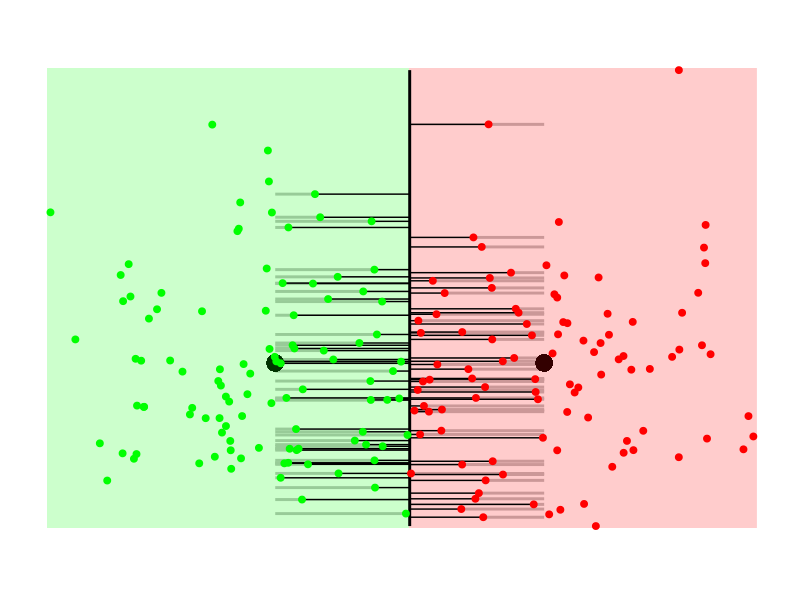
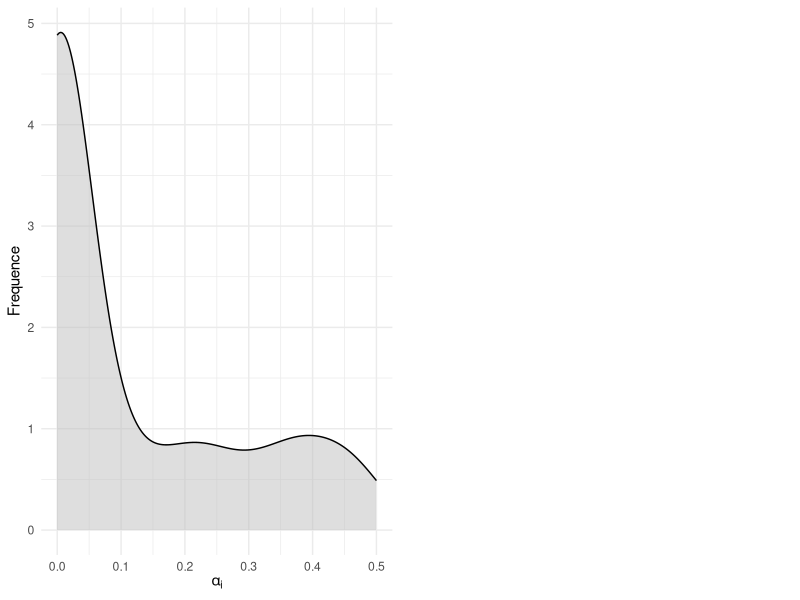

Recreate these plots in R, in order.
## ---- chunk 1
knitr::opts_chunk$set(echo = TRUE)
## ---- chunk 2
library(MASS)
library(ggplot2)
set.seed(0)

# Définir les paramètres de simulation
simulate_data <- function(n, prob, mu0, Sigma0, mu1, Sigma1) {
  y <- sample(c(0, 1), n, replace = TRUE, prob = prob)
  nk <- table(y)
  X0 <- mvrnorm(nk[1], mu = mu0, Sigma = Sigma0)
  X1 <- mvrnorm(nk[2], mu = mu1, Sigma = Sigma1)
  X <- rbind(X0, X1)
  y <- sort(y)
  list(X = X, y = y)
}

# Paramètres de simulation
n <- 200
prob <- c(1/2,1/2)
mu0 <- c(0,0)
Sigma0 <- matrix(c(1, 0, 0, 1), 2, 2)
mu1 <- c(3,0)
Sigma1 <- matrix(c(1, 0, 0, 1), 2, 2)

MU<-rbind(mu0,mu1)

# Générer les données
sim_data <- simulate_data(n, prob, mu0, Sigma0, mu1, Sigma1)
X <- sim_data$X
y <- sim_data$y
## ---- chunk 3
library(mvtnorm)
library(ggplot2)

# Définir la fonction eta
eta <- function(x, mu0, Sigma0, mu1, Sigma1, pi1 = 1/2) {
  posterior <- (pi1 * dmvnorm(x, mean = mu1, sigma = Sigma1)) /
    (pi1 * dmvnorm(x, mean = mu1, sigma = Sigma1) + (1 - pi1) * dmvnorm(x, mean = mu0, sigma = Sigma0))
  return(posterior)
}

# Générer la grille
create_grid <- function(X, length_out = 100) {
  x1 <- seq(min(X[, 1]), max(X[, 1]), length.out = length_out)
  x2 <- seq(min(X[, 2]), max(X[, 2]), length.out = length_out)
  expand.grid(x1 = x1, x2 = x2)
}

grille <- create_grid(X)

# Évaluer eta sur la grille
evaluate_eta <- function(grille, mu0, Sigma0, mu1, Sigma1) {
  grille$eta_value <- apply(data.frame(grille), 1, function(x) eta(x, mu0, Sigma0, mu1, Sigma1))
  grille
}
grille <- evaluate_eta(grille, mu0, Sigma0, mu1, Sigma1)
y_hat <- (apply(X, 1, function(x) eta(x, mu0, Sigma0, mu1, Sigma1)) > 0.5) +1
nk<-table(y_hat)

# Création des points pour le graphique
df_points <- data.frame(x1 = X[, 1], x2 = X[, 2], y = factor(y_hat))

balls <- ggplot(grille, aes(x = x1, y = x2)) +
  geom_segment(data = df_points[df_points$x1 > mu0[1] & df_points$x1 < mu1[1], ], aes(x = x1, y = x2, xend = ifelse(x1 < (mu0[1] + mu1[1]) / 2, mu0[1], mu1[1]), yend = x2), color = 'grey', linetype = 'solid',size=1) +
  geom_point(aes(x = mu0[1], y = mu0[2]), color = 'black', size = 5) +
  geom_point(aes(x = mu1[1], y = mu1[2]), color = 'black', size = 5) +
  geom_raster(aes(fill = eta_value > 0.5), alpha = 0.2) +
  scale_fill_manual(values = c("green", "red")) +
  geom_contour(aes(z = eta_value), breaks = c(0.5), color = "black", size = 1) +
 # geom_segment(aes(x = mu0[1], y = mu0[2], xend = mu1[1], yend = mu1[2]), color = 'blue') +
  geom_segment(data = df_points[df_points$x1 > mu0[1] & df_points$x1 < mu1[1], ], aes(x = x1, y = x2, xend = (mu0[1] + mu1[1]) / 2, yend = x2), color = 'black', linetype = 'solid',size=0.5) +
    geom_point(data = df_points, aes(x = x1, y = x2, color = factor(y_hat)), size = 2) +
  scale_color_manual(values = c("green", "red")) +
  coord_fixed() +
  theme_minimal() +
  theme(
    panel.grid = element_blank(),
    legend.position = "none",
    axis.title = element_blank(),
    axis.text = element_blank(),
    axis.ticks = element_blank(),
    axis.line = element_blank()
  )
pdf("svn-interpretation-3.pdf")
print(balls)
dev.off()
## ---- chunk 4
# 2. Affinity computation
  ###################################
  # Centering of X
  X.centered <- as.matrix(do.call(rbind, lapply(1:n, function(i) {
    X[i, ] - MU[y_hat[i], ]
  })))

  # Pre-computation of distances between centers
  n_cells<-nrow(MU)
  dist_centers <- as.matrix(dist(MU))

  # Affinity
  affinity<-matrix(0,n_cells,n_cells)
  alphas_list <- list()
  for (l in 1:(n_cells-1))
    for (k in (l+1):n_cells){
      distkl2 <- dist_centers[k, l]^2
      centered_k <- X.centered[y_hat == k, ]
      centered_l <- X.centered[y_hat == l, ]
      alpha_kl <- pmax(0, (MU[l, ] - MU[k, ]) %*% t(centered_k)) / distkl2
      alpha_lk <- pmax(0, (MU[k, ] - MU[l, ]) %*% t(centered_l)) / distkl2
      alphai <- c(alpha_kl, alpha_lk)
      alphas_list[[paste(k, l, sep = "-")]] <- alphai
      affinity[l,k] <- sqrt(sum(alphai^2) / (nk[k] + nk[l]))
      affinity[k,l] <- affinity[l,k]
    }

print(affinity)
## ---- chunk 5
library(gridExtra)

# Générer les histogrammes des alpha_i pour chaque couple k, l
histograms <- lapply(names(alphas_list), function(name) {
  data <- data.frame(alpha = alphas_list[[name]])
  ggplot(data, aes(x = alpha)) +
    geom_density(fill = "grey", alpha = 0.5) + xlim(0, 0.5) +
    labs(x = expression(alpha[i]), y = "Frequence") +
    theme_minimal()
})

pdf("histo-alphai-3.pdf")
grid.arrange(grobs = histograms, ncol = 2)
dev.off()
